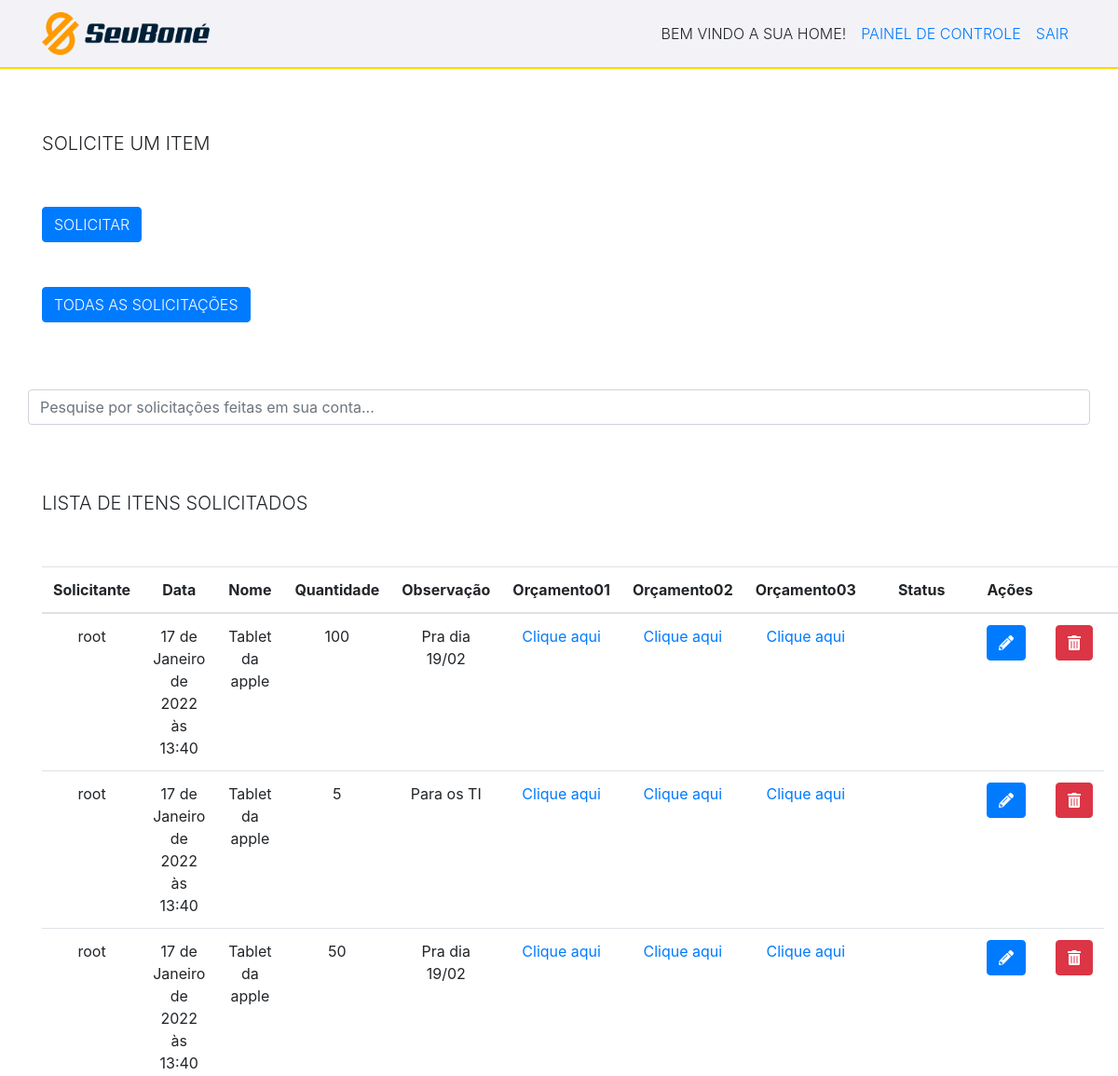
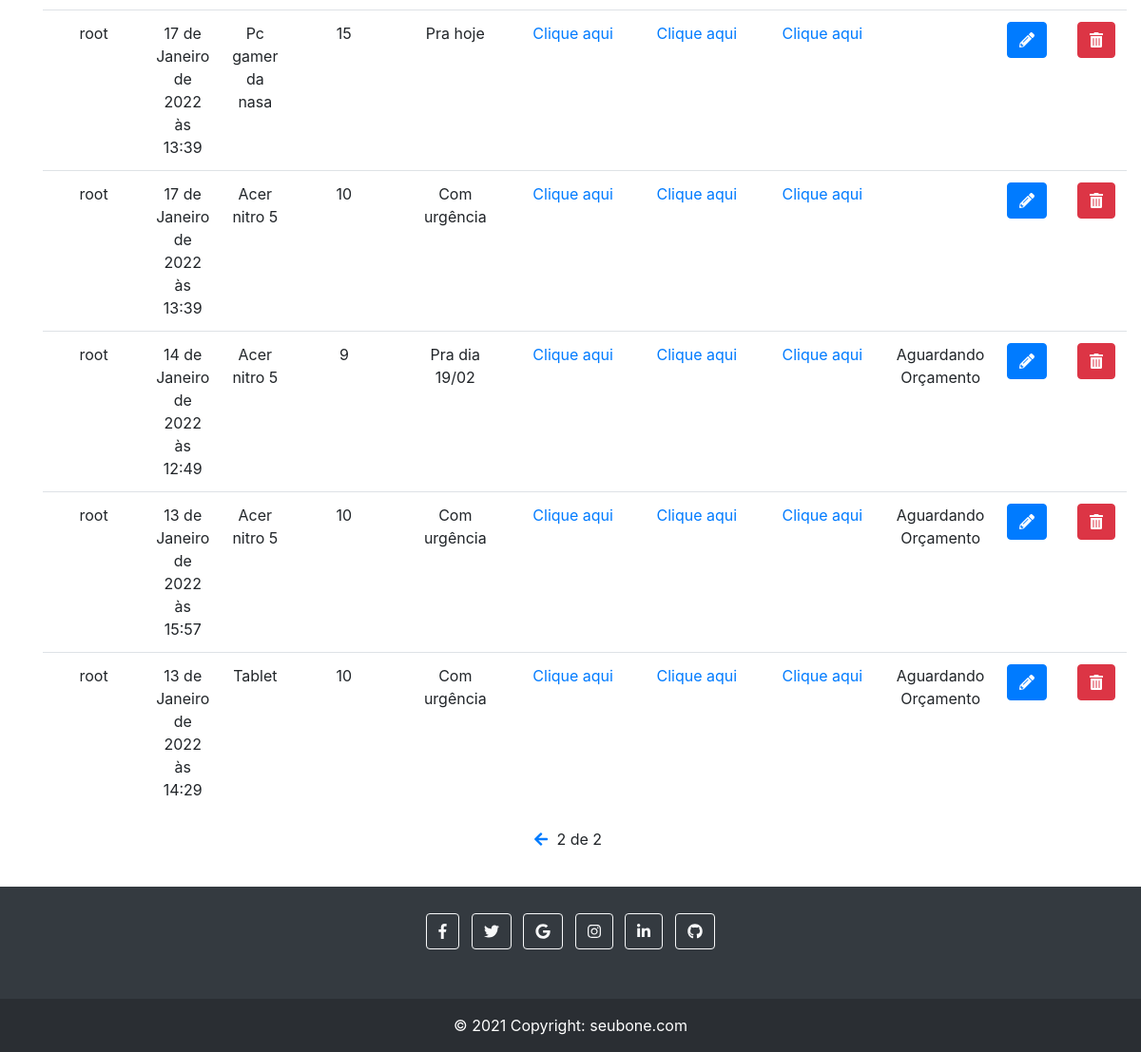
Page /?page=2 (signed in) on the committed database (2 pictures, top to bottom).
### tasks/models.py (models this page shows, shortened)
class Task(models.Model):
    STATUS = (
        ('solicitado', 'Solicitado'),
        ('Comprado', 'Comprado'),
        ('Aguardando Orçamento', 'Aguardando Orçamento'),
        ('Recebido', 'Recebido'),
    )
    nome_item = models.CharField(max_length=255)
    quantidade = models.IntegerField(blank=True, null=True)
    observação = models.CharField(max_length=255, null=True)
    orçamento01 = models.FileField(upload_to='', blank=True, null=True) #onde o upload irá ficar tem que ser definido no Media_Root (settigns.py do projeto todo) (quando o site tiver no servidor deve se especificar uma outra pasta)
    orçamento02 = models.FileField(upload_to='', blank=True, null=True)
    orçamento03 = models.FileField(upload_to='', blank=True, null=True)
    status = models.CharField(
        max_length=22, #aqui precisa ficar o nmr máximo de caracteres que o status terá (ou seja colocamos o nmr máximo da maior palavra)
        choices=STATUS,
    )
    user = models.ForeignKey(get_user_model(), on_delete=models.CASCADE) #aqui será armazenado o id do usuário então iremos filtrar as solicitações de cada usuário para que cada usuário veja somente as suas.
    created_at = models.DateTimeField(auto_now_add=True)
    updated_at =models.DateTimeField(auto_now=True)

### tasks/views.py (the view)
# urls.py: path('', views.taskList, name='task-list'),
@login_required #Esse comando serve para proteger as urls, ou seja só acessa se estiver logado e autentidado
def taskList(request):
    tasks_list = Task.objects.all().order_by('-created_at').filter(user=request.user) #pegando todos os objects do banco, ordenando do mais novo para o mais antigo
    paginator = Paginator(tasks_list, 10)
    page = request.GET.get('page')
    tasks = paginator.get_page(page)
    return render(request, 'tasks/list.html', {'tasks': tasks}) #renderizando para um arquivo externo dentro da pasta templates, tasks

### tasks/templates/tasks/list.html (shortened to what this page needs)
{% extends 'base.html' %}
{% block content %}
<br>
<br>
<div class="container titulo" >
    <h5 class="text-uppercase font-weight-light text-monospace">Solicite um item</h5>
</div>
<br>
<br>
            <div class="container" >
                <a href="newtask/" >
                        <button type="button" class="btn btn-primary botao text-uppercase font-weight-light text-monospace">Solicitar</button>
                </a>
                <br>
                <br>
                <br>
                <a href="solicitacoesGerais/" >
                     <button type="button" class="btn btn-primary botao text-uppercase font-weight-light text-monospace">Todas as solicitações</button>
                 </a>
                 <br>
                 <br>
                 <br>
                 <br>
            </div>
            <div class="col-12 container ajustePesquisar" >
                <input class="form-control container" id="myInput" type="text" placeholder="Pesquise por solicitações feitas em sua conta..." >
             </div>
             <br>
    <br>
    <br>
    <div class="container" >
        <h5 class="text-uppercase font-weight-light text-monospace">Lista de itens solicitados</h5>
    </div>
    <br>
    <br>
    <div class="container" >
    <div class="tabela">
        <table class="table">
            <thead>
            <tr>
                <th style="text-align: center;" >Solicitante</th>
                <th style="text-align: center;" >Data</th>
                <th style="text-align: center;" >Nome</th>
                <th style="text-align: center;" >Quantidade</th>
                <th style="text-align: center;" >Observação</th>
                <th style="text-align: center;" >Orçamento01</th>
                <th style="text-align: center;" >Orçamento02</th>
                <th style="text-align: center;" >Orçamento03</th>
                <th style="text-align: center;" >Status</th>
                <th style="text-align: center;" >Ações</th>
                <th></th>
                <th></th>
            </tr>
            </thead>
            <tbody id="myTable" class="alinhar">
            {% for task in tasks %}
            <tr>
                <td style="text-align: center;" >{{task.user}}</td>
                <td style="text-align: center;" >{{task.created_at}}</td>
                <td style="text-align: center;" >{{task.nome_item}}</td>
                <td style="text-align: center;" >{{task.quantidade}}</td>
                <td style="text-align: center;" >{{task.observação}}</td>
                <td style="text-align: center;" ><a href="/midia/{{task.orçamento01}}" >Clique aqui</a></td>
                <td style="text-align: center;" ><a href="/midia/{{task.orçamento02}}" >Clique aqui</a></td>
                <td style="text-align: center;" ><a href="/midia/{{task.orçamento03}}" >Clique aqui</a></td>
                <td style="text-align: center;" >{{task.status}}</a></td>
                <td>
                    <a href="edit/{{task.id}}" ><button type="button" class="btn btn-primary"><i class="fas fa-pencil-alt"></i></button></a>
                </td>
                <td>
                    <a href="delete/{{task.id}}" class="delete-btn" ><button type="button" class="btn btn-danger"><i class="fas fa-trash-alt"></i></button></a>
                </td>
            </tr>
            {% endfor %}
            </tbody>
        </table>
        <div class="pagination" >
            <span class="step-links" >
                {% if tasks.has_previous %}
                    <a href="?page={{ tasks.previous_page_number }}" ><i class="fas fa-arrow-left" ></i></a>
                {% endif %}
                <span class="current" >
                    {{ tasks.number }} de {{ tasks.paginator.num_pages }}
                </span>
            </span>
        </div>
        <br>
        <br>
        <br>
        <br>
        <br>
        <br>
        <br>
        <br>
        </div>
    </div>
{% endblock %}

### tasks/templates/base.html (style rules this page uses)
html, body { background-color: #ffffff; }

### tasks/templates/tasks/list.html (style rules this page uses)
.pagination { margin-bottom: 20px; }
.step-links { position: relative; margin-left: auto; margin-right: auto; }
.step-links .current { margin-left: 5px; margin-right: 5px; }

### rows in the picture
Task: user "root", created_at "17 de Janeiro de 2022 às 13:40", nome_item "Tablet da apple", quantidade "100", observação "Pra dia 19/02"
Task: user "root", created_at "17 de Janeiro de 2022 às 13:40", nome_item "Tablet da apple", quantidade "5", observação "Para os TI"
Task: user "root", created_at "17 de Janeiro de 2022 às 13:40", nome_item "Tablet da apple", quantidade "50", observação "Pra dia 19/02"
Task: user "root", created_at "17 de Janeiro de 2022 às 13:39", nome_item "Pc gamer da nasa", quantidade "15", observação "Pra hoje"
Task: user "root", created_at "17 de Janeiro de 2022 às 13:39", nome_item "Acer nitro 5", quantidade "10", observação "Com urgência"
Task: user "root", created_at "14 de Janeiro de 2022 às 12:49", nome_item "Acer nitro 5", quantidade "9", observação "Pra dia 19/02", status "Aguardando Orçamento"
Task: user "root", created_at "13 de Janeiro de 2022 às 15:57", nome_item "Acer nitro 5", quantidade "10", observação "Com urgência", status "Aguardando Orçamento"
Task: user "root", created_at "13 de Janeiro de 2022 às 14:29", nome_item "Tablet", quantidade "10", observação "Com urgência", status "Aguardando Orçamento"

### other values in the picture
{{ tasks.number }} "2"
{{ tasks.paginator.num_pages }} "2"
